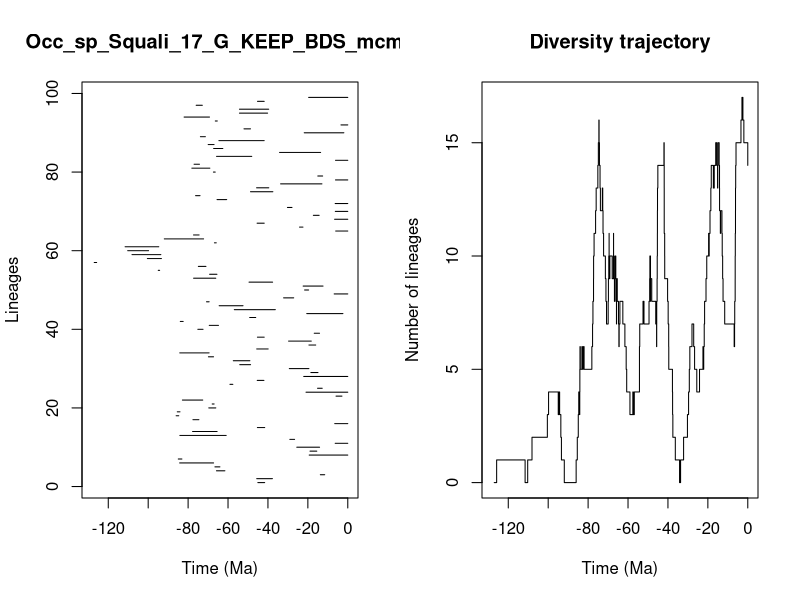

The R script that drew this image:


pdf(file='../Results/Species/5_MA_bins_EP_FT/pyrate_mcmc_logs/Occ_sp_Squali_17_G_KEEP_BDS_mcmc_LTT.pdf',width=0.6*20, height=0.6*10)
title = "Occ_sp_Squali_17_G_KEEP_BDS_mcmc"
ts=c(45.06006035945063, 45.62188431881401,13.744883138925687,65.79048256524773,66.56586354655792,84.2376290432852,84.92623090377275,19.331000003881382,18.926227663047886,25.55029405526717,6.306705115187307,29.03148432803419,84.13420360866776,77.76532256046946,45.289664977014155,6.541475700814885,77.58175624526427,85.99236081267547,85.42023893503291,69.64933209547544,67.93191633949915,82.85796282940422,5.8913397298980215,20.92866501206842,15.143831500143985,59.03649729664535,45.371848841496345,22.073720070622095,18.503173019405978,29.293965150326205,54.12900924505914,57.36016631494394,69.82401896312156,84.18345986152897,45.62705898057714,19.46361685323231,29.661010096107155,45.27168457895581,16.806373960079263,75.12082254605906,69.40429306763097,83.9156199597147,49.15245053653508,20.553535218703235,56.85530420973985,64.44294986164365,70.77468143323352,32.159890355680105,6.821172427276553,21.633615549148182,22.366176355968125,49.477637490869654,77.25039865370637,69.21975818944934,94.95858652459107,74.8684370277769,127.04033970126069,100.41713124113964,108.11126072804636,110.26887533389066,111.5644713414751,66.80960995779598,91.93083673490436,77.282072041237,6.059483607645414,24.177992655048694,45.43491493956781,6.610366838649739,17.245895197784304,6.252631759414255,30.232704474792204,6.318304377810702,65.5047862560278,76.25041474473663,48.737198792202136,45.689769465490365,33.66225743488682,6.159278107734947,15.020059553862882,67.31385054368185,78.12610903775312,77.0050697536218,6.143887265739753,65.75407999740085,34.17980676583795,67.21256539228938,69.9423484738419,64.57610468872561,73.84008518304157,21.819944648146098,52.00133344481066,3.4152704309826025,66.37423051008204,82.00932814976325,54.27358242814804,54.2762921492603,75.96044461096652,45.227724995749526,19.606140560007272)
te=c(41.636587172753, 37.74716834031803,11.56126124094239,61.571743361619,64.06898509088826,67.23701759165586,83.11426356389195,0.0,15.522168061549602,14.139546382649568,0.0,26.651247322607087,60.92393848248387,65.46940092570777,41.6152412393407,0.0,74.60406040715682,84.69196277470013,84.06940249903059,66.1212390098693,66.97473424571432,72.66586188358636,2.9220575498979082,0.0,12.803115019302387,57.58955582638183,42.00669931120295,0.0,14.928199408179253,19.485365909534796,48.705736986397774,49.0514766377576,67.25380523165745,69.48343638545377,39.89018469886356,16.061486430063017,18.295870441951692,41.87717201724588,14.16120160312773,72.5264291866386,64.78635688719781,82.47547340243581,46.11343335225119,2.4379186738850853,36.30438787396998,52.48904332041828,69.46979798807635,27.097619252738816,0.0,19.622881189124186,12.389302736659273,37.66653686917677,66.13865908963285,65.55457218356023,94.26736076100477,71.06427584242158,125.8275036146708,93.36679099627588,93.66202789430787,99.80957888712258,94.69595981105441,65.90014779661571,72.24472981934062,74.4992174999031,0.0,22.460682348967467,41.86729591673766,0.0,14.3432297409741,0.0,27.953061198074415,0.0,60.66646217512823,74.0177736915524,37.54008311626752,39.58119157538693,12.948257642238088,0.0,12.592757435203058,66.41634975135774,69.10667808863262,74.31439816668123,0.0,48.113265527538665,13.612171754484562,62.60166171865481,66.99605521276402,41.88756833889909,71.349161760357,1.9648610456654505,48.74545468200823,0.0,65.38279089400112,69.2837068874462,40.171647723563076,39.620150337730735,72.86996723362236,41.86737904373053,0.0)
div_traj=c(0, 1,0,1,2,3,4,3,4,3,2,1,0,1,2,3,4,3,4,5,6,5,6,5,6,5,6,7,8,9,10,11,12,13,14,15,16,15,14,13,12,13,12,11,10,9,8,7,8,9,10,11,10,9,10,9,10,9,10,11,10,9,10,9,8,9,10,9,10,9,8,7,8,9,8,9,8,7,6,7,8,7,6,5,4,3,4,3,4,5,6,7,8,7,8,9,10,9,8,9,8,7,6,7,8,9,10,11,12,13,14,15,14,13,12,11,10,9,8,7,6,5,4,3,2,1,0,1,2,3,4,5,6,7,6,5,4,5,6,5,6,7,8,9,10,11,10,11,10,11,12,13,14,13,14,15,14,13,14,15,14,13,12,11,12,11,10,9,8,7,6,7,8,9,10,11,12,13,14,15,16,17,16,15,14)
time_events=c(127.04033970126069, 125.8275036146708,111.5644713414751,110.26887533389066,108.11126072804636,100.41713124113964,99.80957888712258,94.95858652459107,94.69595981105441,94.26736076100477,93.66202789430787,93.36679099627588,91.93083673490436,85.99236081267547,85.42023893503291,84.92623090377275,84.69196277470013,84.2376290432852,84.18345986152897,84.13420360866776,84.06940249903059,83.9156199597147,83.11426356389195,82.85796282940422,82.47547340243581,82.00932814976325,78.12610903775312,77.76532256046946,77.58175624526427,77.282072041237,77.25039865370637,77.0050697536218,76.25041474473663,75.96044461096652,75.12082254605906,74.8684370277769,74.60406040715682,74.4992174999031,74.31439816668123,74.0177736915524,73.84008518304157,72.86996723362236,72.66586188358636,72.5264291866386,72.24472981934062,71.349161760357,71.06427584242158,70.77468143323352,69.9423484738419,69.82401896312156,69.64933209547544,69.48343638545377,69.46979798807635,69.40429306763097,69.2837068874462,69.21975818944934,69.10667808863262,67.93191633949915,67.31385054368185,67.25380523165745,67.23701759165586,67.21256539228938,66.99605521276402,66.97473424571432,66.80960995779598,66.56586354655792,66.41634975135774,66.37423051008204,66.13865908963285,66.1212390098693,65.90014779661571,65.79048256524773,65.75407999740085,65.55457218356023,65.5047862560278,65.46940092570777,65.38279089400112,64.78635688719781,64.57610468872561,64.44294986164365,64.06898509088826,62.60166171865481,61.571743361619,60.92393848248387,60.66646217512823,59.03649729664535,57.58955582638183,57.36016631494394,56.85530420973985,54.2762921492603,54.27358242814804,54.12900924505914,52.48904332041828,52.00133344481066,49.477637490869654,49.15245053653508,49.0514766377576,48.74545468200823,48.737198792202136,48.705736986397774,48.113265527538665,46.11343335225119,45.689769465490365,45.62705898057714,45.62188431881401,45.43491493956781,45.371848841496345,45.289664977014155,45.27168457895581,45.227724995749526,45.06006035945063,42.00669931120295,41.88756833889909,41.87717201724588,41.86737904373053,41.86729591673766,41.636587172753,41.6152412393407,40.171647723563076,39.89018469886356,39.620150337730735,39.58119157538693,37.74716834031803,37.66653686917677,37.54008311626752,36.30438787396998,34.17980676583795,33.66225743488682,32.159890355680105,30.232704474792204,29.661010096107155,29.293965150326205,29.03148432803419,27.953061198074415,27.097619252738816,26.651247322607087,25.55029405526717,24.177992655048694,22.460682348967467,22.366176355968125,22.073720070622095,21.819944648146098,21.633615549148182,20.92866501206842,20.553535218703235,19.622881189124186,19.606140560007272,19.485365909534796,19.46361685323231,19.331000003881382,18.926227663047886,18.503173019405978,18.295870441951692,17.245895197784304,16.806373960079263,16.061486430063017,15.522168061549602,15.143831500143985,15.020059553862882,14.928199408179253,14.3432297409741,14.16120160312773,14.139546382649568,13.744883138925687,13.612171754484562,12.948257642238088,12.803115019302387,12.592757435203058,12.389302736659273,11.56126124094239,6.821172427276553,6.610366838649739,6.541475700814885,6.318304377810702,6.306705115187307,6.252631759414255,6.159278107734947,6.143887265739753,6.059483607645414,5.8913397298980215,3.4152704309826025,2.9220575498979082,2.4379186738850853,1.9648610456654505,0.0)
                par(mfrow=c(1,2))
                L = length(ts)
                plot(ts, 1:L , xlim=c(-max(ts)-1,0), pch=20, type="n", main=title,xlab="Time (Ma)",ylab="Lineages")
                for (i in 1:L){segments(x0=-te[i],y0=i,x1=-ts[i],y1=i)}    
                t = -time_events
                plot(div_traj ~ t,type="s", main = "Diversity trajectory",xlab="Time (Ma)",ylab="Number of lineages",xlim=c(-max(ts)-1,0))
                abline(v=c(65,200,251,367,445),lty=2,col="gray")
                
